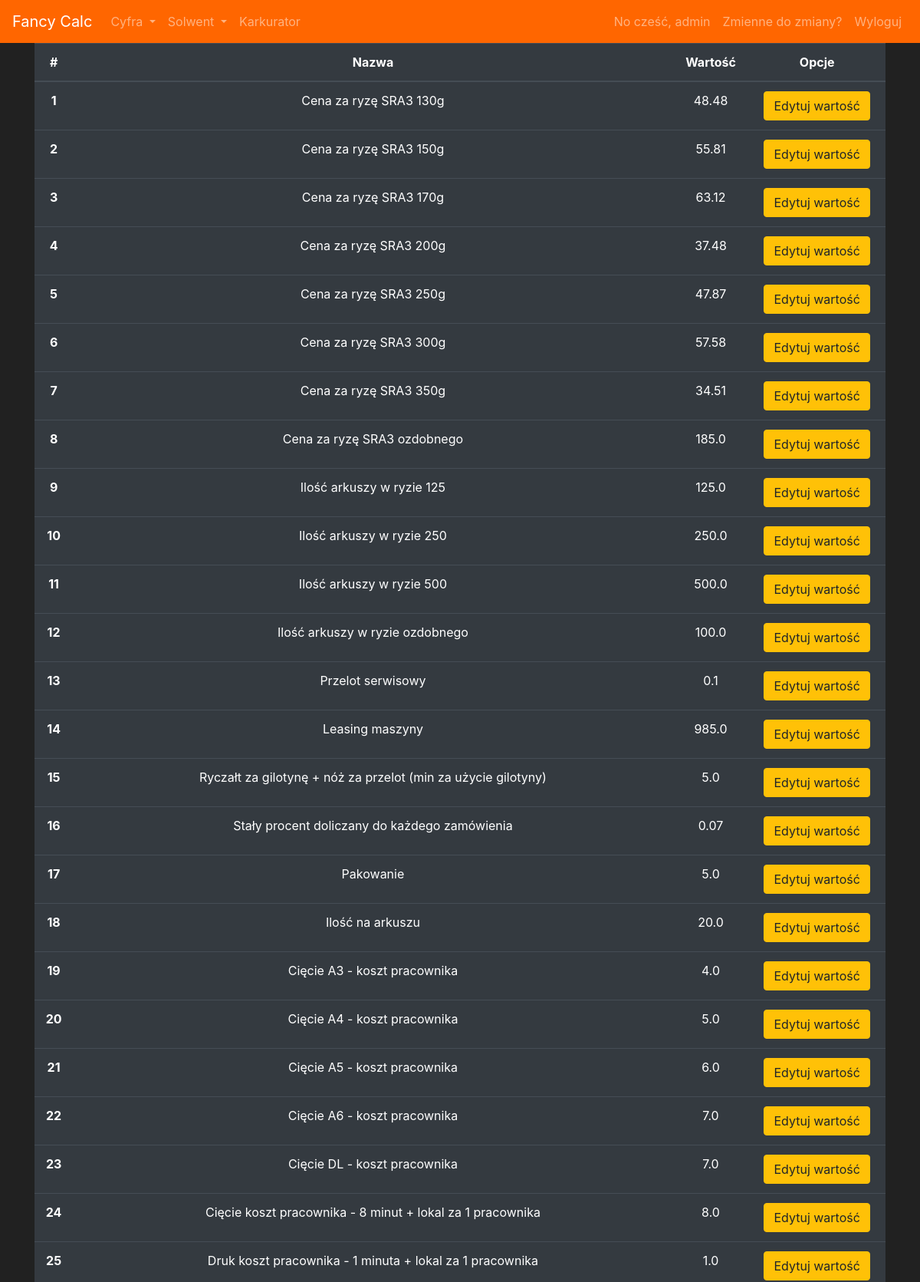
Page /changer (signed in, upper part) on the committed database.
### calc/models.py (models this page shows, shortened)
class User(db.Model, UserMixin):
    id = db.Column(db.Integer(), primary_key=True)
    username = db.Column(db.String(length=30), nullable=False, unique=True)
    password_hash = db.Column(db.String(length=60), nullable=False)

class Variable(db.Model):
    id = db.Column(db.Integer(), primary_key=True)
    name = db.Column(db.String(length=50), nullable=False, unique=True)
    value = db.Column(db.Float(), nullable=False)
    desc = db.Column(db.String(length=100), nullable=False, unique=True)

### calc/routes.py (the view, shortened to what this page needs)
@app.route("/changer", methods=["GET", "POST"])
@login_required
def var_changer():
    var_changer_form = VarChangerForm()
    new_value = var_changer_form.new_value.data
    variables = Variable.query.all()
    return render_template("variables/var_changer.html",
                           variables=variables,
                           var_changer_form=var_changer_form)

### calc/models.py (called while the page is built)
@login_manager.user_loader
def load_user(user_id):
    return User.query.get(int(user_id))

### calc/templates/variables/var_changer.html (shortened to what this page needs)
{% extends 'base.html' %}
{% block content %}
<body class="text-center">
    <div class="container">
        <table class="table table-dark">
            <thead>
                <tr>
                    <th scope="col">#</th>
                    <th scope="col">Nazwa</th>
                    <th scope="col">Wartość</th>
                    <th scope="col">Opcje</th>
                </tr>
            </thead>
            <tbody>
                {% for var in variables %}
                <tr>
                    <th scope="row">{{ var.id }}</th>
                    <td>{{ var.desc }}</td>
                    <td>{{ var.value }}</td>
                    <td>
                        <button type="button" class="btn btn-warning" data-toggle="modal"
                            data-target="#modal-changer-{{ var.id }}">Edytuj wartość</button>
                    </td>
                </tr>
                {% endfor %}
            </tbody>
        </table>
    </div>
</body>
{% endblock %}

### calc/templates/base.html (shortened to what this page needs)
<!doctype html>
<html lang="en">
<head>
    <link rel="stylesheet" href="https://cdn.jsdelivr.net/npm/bootstrap@4.6.0/dist/css/bootstrap.min.css"
>
</head>
<body>
    <div id="page-container">
        <div id="content-wrap">
            <nav class="navbar navbar-expand-lg navbar-dark" style="background-color: #ff6600;">
                <a class="navbar-brand" href="{{ url_for('home_page') }}">Fancy Calc</a>
                <div class="collapse navbar-collapse" id="navbarSupportedContent">
                    <ul class="navbar-nav mr-auto">
                        <li class="nav-item dropdown">
                            <a class="nav-link dropdown-toggle" href="#" id="navbarDropdown" role="button"
                                data-toggle="dropdown" aria-haspopup="true" aria-expanded="false">
                                Cyfra
                            </a>
                        </li>
                        <li class="nav-item dropdown">
                            <a class="nav-link dropdown-toggle" href="#" id="navbarDropdown" role="button"
                                data-toggle="dropdown" aria-haspopup="true" aria-expanded="false">
                                Solwent
                            </a>
                        </li>
                        <li class="nav-item">
                            <a class="nav-link" href="{{ url_for('karkurator') }}">Karkurator</a>
                        </li>
                    </ul>
                    <ul class="navbar-nav">
                        {% if current_user.is_authenticated %}
                        <li class="nav-item">
                            <a class="nav-link">No cześć, {{ current_user.username }}</a>
                        </li>
                        <li class="nav-item">
                            <a class="nav-link" href="{{ url_for('var_changer') }}">Zmienne do zmiany?</a>
                        </li>
                        <li class="nav-item">
                            <a class="nav-link" href="{{ url_for('logout_page') }}">Wyloguj</a>
                        </li>
                        {% endif %}
                    </ul>
                </div>
            </nav>
            {% block content %}
            {% endblock %}
        </div>
    </div>
</body>
</html>

### calc/templates/base.html (style rules this page uses)
body { background-color: #212121; color: white; }
#page-container { position: relative; min-height: 100vh; }
#content-wrap { padding-bottom: 2.5rem; }

### rows in the picture
User: username "admin"
Variable: id "1", desc "Cena za ryzę SRA3 130g", value "48.48"
Variable: id "2", desc "Cena za ryzę SRA3 150g", value "55.81"
Variable: id "3", desc "Cena za ryzę SRA3 170g", value "63.12"
Variable: id "4", desc "Cena za ryzę SRA3 200g", value "37.48"
Variable: id "5", desc "Cena za ryzę SRA3 250g", value "47.87"
Variable: id "6", desc "Cena za ryzę SRA3 300g", value "57.58"
Variable: id "7", desc "Cena za ryzę SRA3 350g", value "34.51"
Variable: id "8", desc "Cena za ryzę SRA3 ozdobnego", value "185.0"
Variable: id "9", desc "Ilość arkuszy w ryzie 125", value "125.0"
Variable: id "10", desc "Ilość arkuszy w ryzie 250", value "250.0"
Variable: id "11", desc "Ilość arkuszy w ryzie 500", value "500.0"
Variable: id "12", desc "Ilość arkuszy w ryzie ozdobnego", value "100.0"
Variable: id "13", desc "Przelot serwisowy", value "0.1"
Variable: id "14", desc "Leasing maszyny", value "985.0"
Variable: id "15", desc "Ryczałt za gilotynę + nóż za przelot (min za użycie gilotyny)", value "5.0"
Variable: id "16", desc "Stały procent doliczany do każdego zamówienia", value "0.07"
Variable: id "17", desc "Pakowanie", value "5.0"
Variable: id "18", desc "Ilość na arkuszu", value "20.0"
Variable: id "19", desc "Cięcie A3 - koszt pracownika", value "4.0"
Variable: id "20", desc "Cięcie A4 - koszt pracownika", value "5.0"
Variable: id "21", desc "Cięcie A5 - koszt pracownika", value "6.0"
Variable: id "22", desc "Cięcie A6 - koszt pracownika", value "7.0"
Variable: id "23", desc "Cięcie DL - koszt pracownika", value "7.0"
Variable: id "24", desc "Cięcie koszt pracownika - 8 minut + lokal za 1 pracownika", value "8.0"
Variable: id "25", desc "Druk koszt pracownika - 1 minuta + lokal za 1 pracownika", value "1.0"
